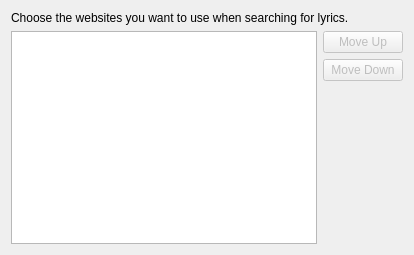
<?xml version="1.0" encoding="UTF-8"?>
<ui version="4.0">
 <class>LyricSettings</class>
 <widget class="QWidget" name="LyricSettings">
  <property name="geometry">
   <rect>
    <x>0</x>
    <y>0</y>
    <width>414</width>
    <height>255</height>
   </rect>
  </property>
  <layout class="QVBoxLayout" name="verticalLayout_2">
   <item>
    <widget class="QLabel" name="label">
     <property name="text">
      <string>Choose the websites you want to use when searching for lyrics.</string>
     </property>
     <property name="wordWrap">
      <bool>true</bool>
     </property>
    </widget>
   </item>
   <item>
    <layout class="QHBoxLayout" name="horizontalLayout">
     <item>
      <widget class="QListWidget" name="providers">
       <property name="alternatingRowColors">
        <bool>true</bool>
       </property>
      </widget>
     </item>
     <item>
      <layout class="QVBoxLayout" name="verticalLayout">
       <item>
        <widget class="QPushButton" name="up">
         <property name="enabled">
          <bool>false</bool>
         </property>
         <property name="text">
          <string>Move Up</string>
         </property>
        </widget>
       </item>
       <item>
        <widget class="QPushButton" name="down">
         <property name="enabled">
          <bool>false</bool>
         </property>
         <property name="text">
          <string>Move Down</string>
         </property>
        </widget>
       </item>
       <item>
        <spacer name="verticalSpacer">
         <property name="orientation">
          <enum>Qt::Vertical</enum>
         </property>
         <property name="sizeHint" stdset="0">
          <size>
           <width>20</width>
           <height>40</height>
          </size>
         </property>
        </spacer>
       </item>
      </layout>
     </item>
    </layout>
   </item>
  </layout>
 </widget>
 <resources/>
 <connections/>
</ui>
